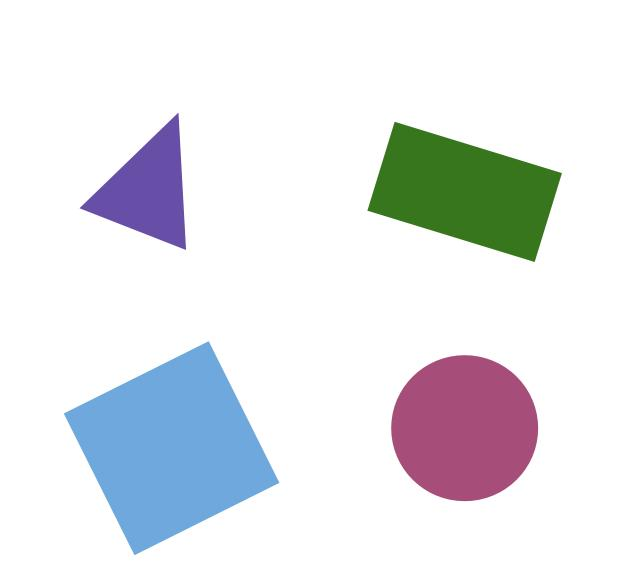
#> input picture res/shapes_002.jpg, 630 x 562 px
$ python ColorDetection.py
#> lines starting #> are read from the running program, lines starting #| are printed output that depends on the picture; after the words box and inside, x2 and y2 are one past the last pixel; in counts of white or black regions, pixels touching at a corner belong together
#> in color_detection, img is the input picture: shape (562, 630, 3); mean B, G, R 233.8, 230.3, 228
### common/Detector.py
import cv2
import numpy as np

class ShapeDetector:
    def __init__(self):
        self.epsilon = 0.02
        self.shapes = {
            "Triangle": 3,
            "Square": 4,
            "Pentagon": 5,
            "Hexagon": 6,
            "Circle": 8
        }

    # [21 lines left out: functions get_shape, detect, not called in this run]

    def get_bounding_rect(self, contour):
        perimeter = cv2.arcLength(contour, True)
        approximation = cv2.approxPolyDP(contour, self.epsilon * perimeter, True)
        x, y, w, h = cv2.boundingRect(approximation)
        return x, y, w, h

    # [5 lines left out: function get_center, not called in this run]

    def pre_processing(self, image, show_interim=False, canny_lower=150, canny_upper=200, ksize=4 ):
#> called with show_interim = False, canny_lower = 150, canny_upper = 200, ksize = 4
        kernel = np.ones((ksize, ksize), np.uint8)
        imgGray = cv2.cvtColor(image, cv2.COLOR_BGR2GRAY)
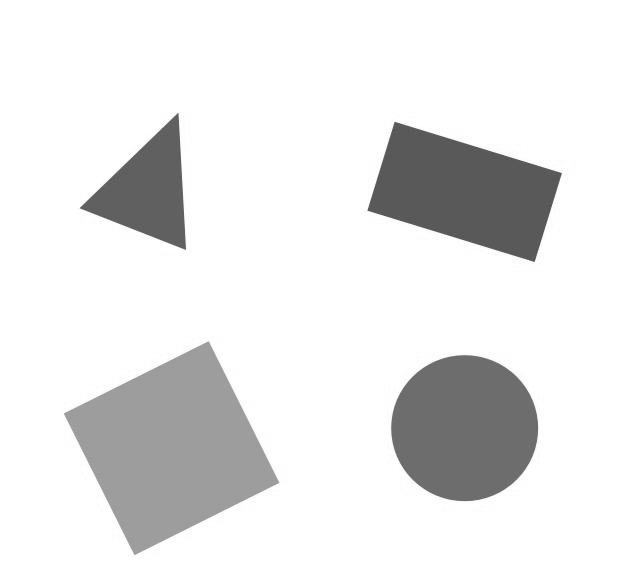
#> imgGray: shape (562, 630); min 71, max 255, mean 230
        imgCanny = cv2.Canny(imgGray, canny_lower, canny_upper)
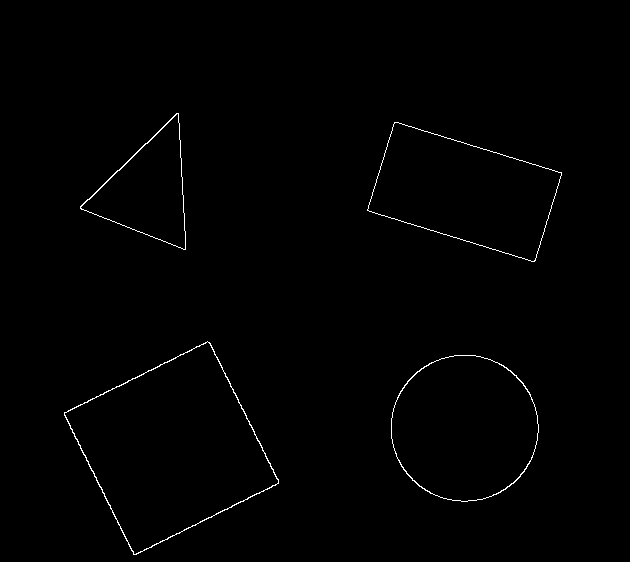
#> imgCanny: shape (562, 630); 0.65% white in thin lines or dots, all inside (x1, y1, x2, y2) = (64, 113, 562, 555)
        imgDilation = cv2.dilate(imgCanny, kernel, iterations=1)
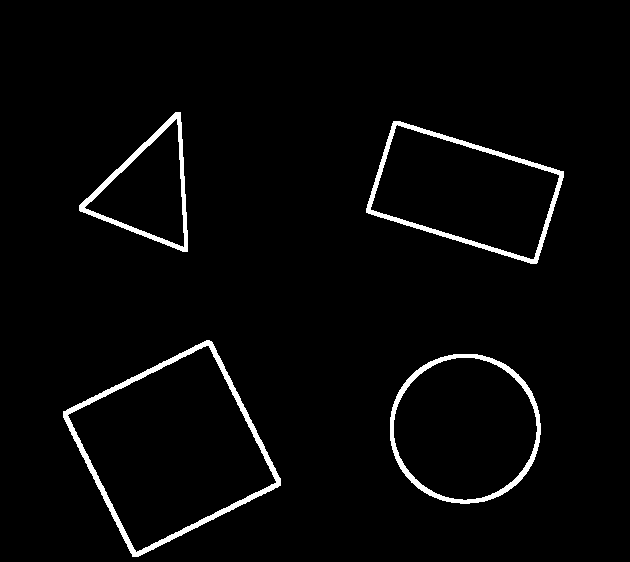
#> imgDilation: shape (562, 630); 2.8% white; 4 white regions, box (x1, y1, x2, y2) and area: (63, 340, 281, 557) 3365, (366, 121, 564, 264) 2508, (390, 354, 541, 504) 2289, (79, 112, 188, 252) 1875
        imgErosion = cv2.erode(imgDilation, kernel, iterations=1)
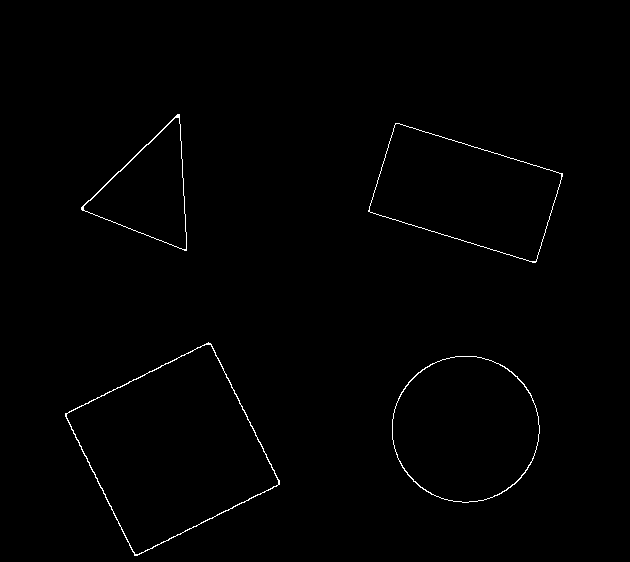
#> imgErosion: shape (562, 630); 0.65% white in thin lines or dots, all inside (x1, y1, x2, y2) = (65, 114, 563, 556)
#> in color_detection, `hsv = cv2.cvtColor(img, cv2.COLOR_BGR2HSV)`: hsv: shape (562, 630, 3); mean H, S, V 25.1, 27.2, 240.1
        if show_interim:
            cv2.imshow("1.Gray", imgGray)
            cv2.imshow("2.Canny", imgCanny)
            cv2.imshow("3.Dilation", imgDilation)
            cv2.imshow("4.Erosion", imgErosion)
        return imgErosion

class ColorDetector:
    def __init__(self):
        self.colors = {
            "Red_1":     ([[0, 60, 60],   [11, 255, 255]]),
            "Yellow":   ([[11, 60, 60],  [35, 255, 255]]),
            "Green":    ([[36, 60, 60],  [70, 255, 255]]),
            "Cyan":     ([[71, 60, 60],  [100, 255, 255]]),
            "Blue":     ([[101, 60, 60], [120, 255, 255]]),
            "Violet":   ([[121, 60, 60], [130, 255, 255]]),
            "Magenta":  ([[131, 60, 60], [159, 255, 255]]),
            "Pink":     ([[161, 60, 60], [166, 255, 255]]),
            "Red_2":    ([[167, 60, 60], [190, 255, 255]]),
        }

    def get_color_label(self, hsv, mask):
        color_label = "Unknown"
        masked_hsv = cv2.bitwise_and(hsv, hsv, mask=mask)
        mean = cv2.mean(masked_hsv, mask=mask)[:3]
        for (i, (label, (lower, upper))) in enumerate(self.colors.items()):
            if np.all(np.greater_equal(mean, lower)) and np.all(np.less_equal(mean, upper)):
                color_label = label
        return color_label, mean

# [11 lines that do not run on import are left out]

### 6. Object Detection/ColorDetection.py
import cv2
import numpy as np
from common.Detector import ShapeDetector
from common.Detector import ColorDetector

def show_hsv_values(image, hsv, canvas):
    global shape_detector, color_detector
    contours, hierarchy = cv2.findContours(image, cv2.RETR_EXTERNAL, cv2.CHAIN_APPROX_NONE)
#> contours = 4 contours; box (x1, y1, x2, y2) and area: (65, 342, 280, 556) 25750, (392, 356, 540, 503) 16878, (368, 123, 563, 263) 16264, (81, 114, 187, 251) 7210
    i = 0
    for contour in contours:
        mask = np.zeros(image.shape[:2], np.uint8)
        cv2.drawContours(mask, [contour], -1, (255), cv2.FILLED)
        # Display a mask
        if i == 15:
            cv2.imshow("Mask", mask)
        color, mean = color_detector.get_color_label(hsv, mask)
        print( color, np.round(mean, 0) )
        x, y, w, h = shape_detector.get_bounding_rect(contour)
        y = y - 50
        text = "hsv=({:.0f},{:.0f},{:.0f})".format(mean[0],mean[1],mean[2])
        cv2.putText(canvas, color, (x-20, y), cv2.FONT_HERSHEY_COMPLEX, 1, (0, 0, 0), 2)
        cv2.putText(canvas, text, (x-20, y+25), cv2.FONT_HERSHEY_COMPLEX, 0.8, (0, 0, 0), 2)
        i += 1
#> this loop made 4 passes
#> (mean, color, perimeter in get_bounding_rect, approximation in get_bounding_rect, x, y, w, h) on passes 2 to 4: ((103.9, 123.8, 221.1), 'Blue', 689.4, [[208, 342], [65, 413], [134, 555], [279, 484]], 65, 292, 215, 214), ((50.98, 185.9, 120.6), 'Green', 575.2, [[395, 123], [368, 211], [536, 261], [562, 173]], 368, 73, 195, 139), ((128.6, 128.5, 170.4), 'Violet', 399.4, [[177, 114], [81, 209], [186, 250]], 81, 64, 106, 137)
#> (mean, color, perimeter in get_bounding_rect, x, y, w, h, text) on pass 1: ((164.8, 133, 167.4), 'Pink', 487, 394, 309, 143, 142, 'hsv=(165,133,167)')
#| Pink [165. 133. 167.]
#| Blue [104. 124. 221.]
#| Green [ 51. 186. 121.]
#| Violet [129. 128. 170.]
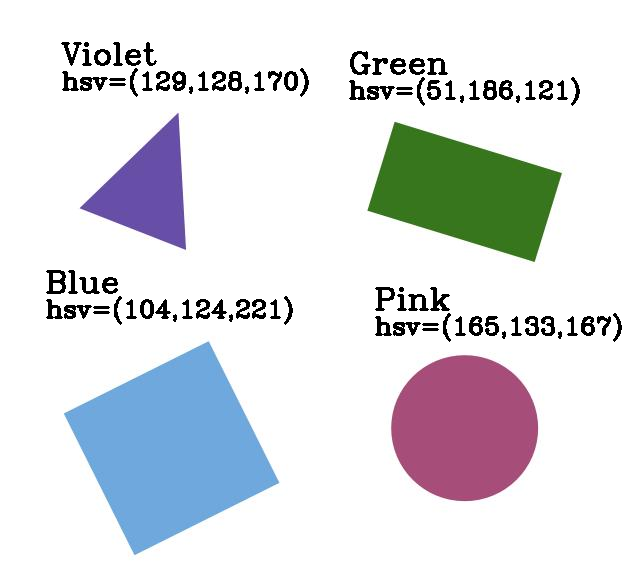
#> canvas: shape (562, 630, 3); mean B, G, R 226, 222.4, 220.1
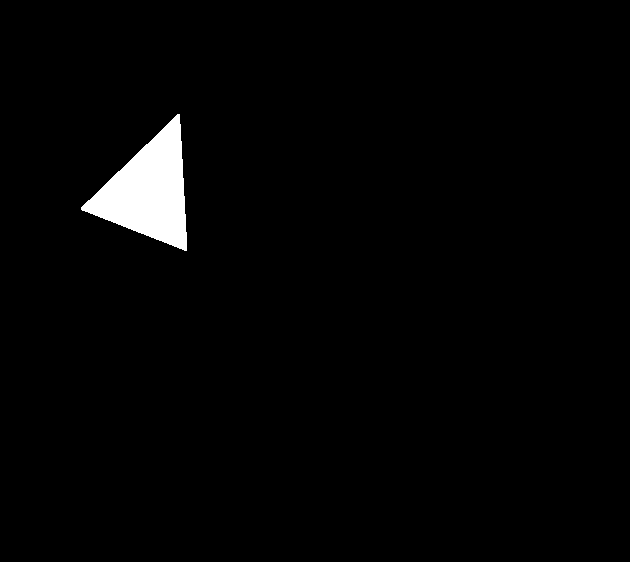
#> mask: shape (562, 630); 2.1% white; 1 white region, box (x1, y1, x2, y2) and area: (81, 114, 187, 251) 7382
#> after the loop, i = 4

def color_detection():
    global shape_detector, color_detector

    # Create ShapeDetector object from the class
    shape_detector = ShapeDetector()
    color_detector = ColorDetector()

    # Load and show the image
    img = cv2.imread("../res/shapes_002.jpg")
    result = img.copy()

    imgPreprocessed = shape_detector.pre_processing(img, False)
    hsv = cv2.cvtColor(img, cv2.COLOR_BGR2HSV)
    show_hsv_values(imgPreprocessed, hsv, result)

    cv2.imshow("Original", img)
    cv2.imshow("Color Detected", result)
    cv2.waitKey(0)
    cv2.destroyAllWindows()

if __name__ == "__main__":
    color_detection()
